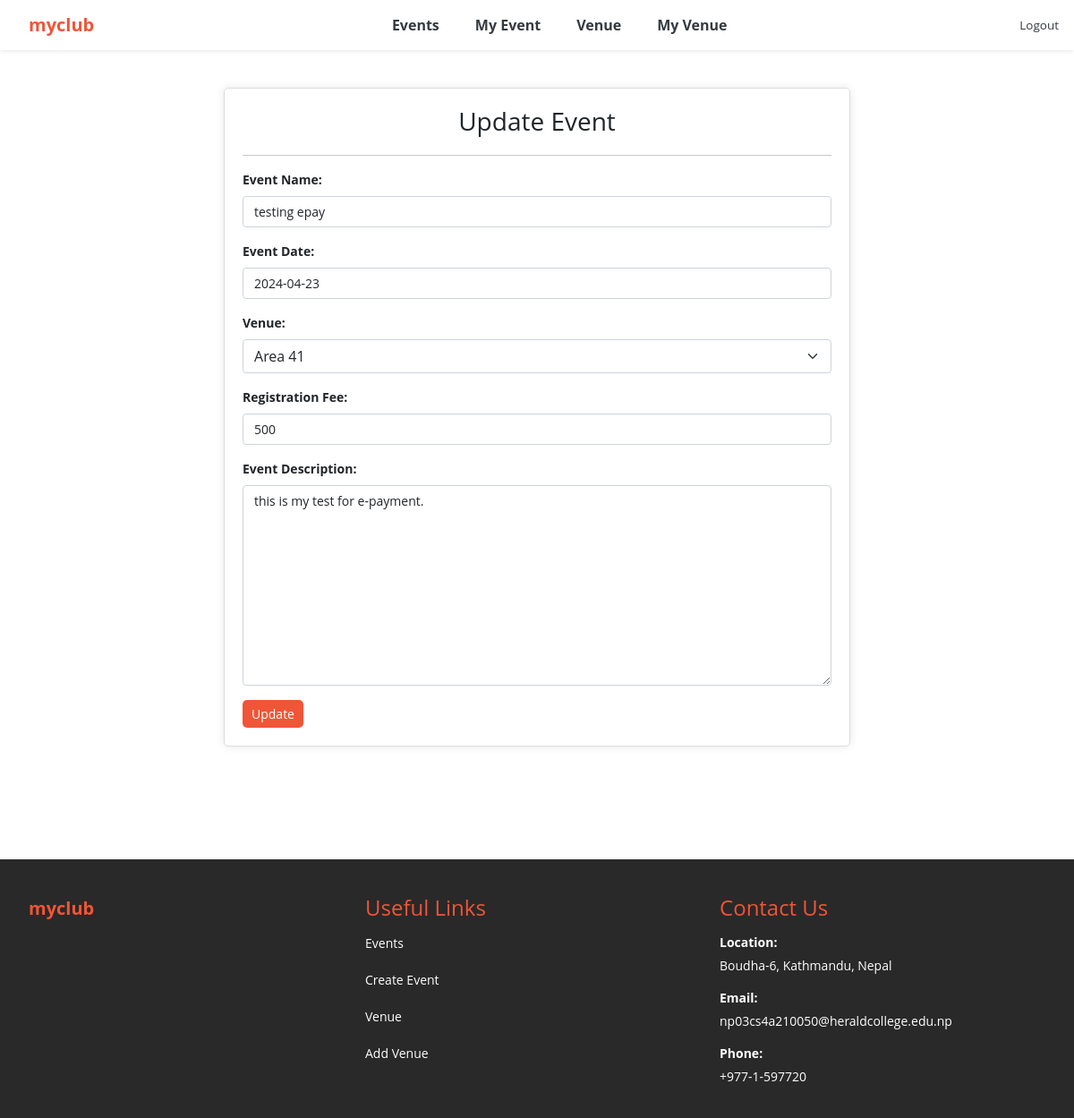
Page /update_event/37 (signed in) on the committed database.
### events/models.py (models this page shows, shortened)
class Event(models.Model):
	name = models.CharField('Event Name', max_length=120)
	event_date = models.DateField('Event Date', blank=False)
	venue = models.ForeignKey(Venue, blank=True, null=True, on_delete=models.CASCADE)
	manager = models.ForeignKey(User, blank=True, null=True, on_delete=models.SET_NULL)
	description = models.TextField(blank=True)
	attendees = models.ManyToManyField(MyClubUser, blank=True)
	registration_fee = models.IntegerField('Registration Fee', default=0)
	class Meta:
		ordering = ['-event_date']

class Venue(models.Model):
	name = models.CharField('Venue Name', max_length=120)
	address = models.CharField(max_length=300)
	zip_code = models.CharField('Zip Code', max_length=15)
	phone = models.CharField('Contact Phone', max_length=25, blank=True)
	web = models.URLField('Website Address', blank=True)
	email_address = models.EmailField('Email Address', blank=True)
	owner = models.IntegerField("Venue Owner", blank=False, default=1)
	venue_description = models.TextField(blank=True)
	venue_image = models.ImageField(null=True, blank=True, upload_to="images/")
	def __str__(self):
		return self.name
	class Meta:
		ordering = ['name']

### events/views.py (the view)
# urls.py: path('update_event/<event_id>', views.update_event, name='update-event'),
def update_event(request, event_id):
	event = Event.objects.get(pk=event_id)
	if request.user.is_superuser:
		form = EventForm(request.POST or None, instance=event)
	else:
		form = EventForm(request.POST or None, instance=event)
	if form.is_valid():
		form.save()
		messages.success(request, ("Your event has been updated"))
		return redirect('my_events')
	return render(request, 'events/update_event.html',
		{'event': event, 'form':form})

### events/forms.py
class EventForm(ModelForm):
	class Meta:
		model = Event
		fields = ('name', 'event_date', 'venue', 'registration_fee', 'description')
		labels = {
			'name': 'Event Name',
			'event_date': 'Event Date',
			'venue': 'Venue',
			'registration_fee': 'Registration Fee',
			'description': 'Event Description',
		}
		widgets = {
			'name': forms.TextInput(attrs={'class':'form-control'}),
			'event_date': forms.TextInput(attrs={'class':'form-control', 'placeholder':'YYYY-MM-DD'}),
			'venue': forms.Select(attrs={'class':'form-select'}),
			'registration_fee': forms.TextInput(attrs={'class': 'form-control'}),
			'description': forms.Textarea(attrs={'class':'form-control'}),
		}

### events/templates/events/update_event.html (shortened to what this page needs)
{% extends 'events/base.html' %}
{% block content %}
	{% if user.is_authenticated %}
		{% if user == event.manager %}
		<br>
		<div class="form-container">
			<div class="heading-container">
	            <h3>Update Event</h3>
	        </div>
			<hr>
			<form action="" class="custom-form" method=POST>
				{{ form.as_p }}
				<input type="submit" value="Update" class="btn btn-custom">
			</form>
		</div>
		<br>
		{% endif %}
	{% else %}
		<h4>Sorry! You must be logged in to view this page</h4>
		<a href="{% url 'login' %}">Login Here</a>
		<br><br><br><br>
		<br><br><br>
	{% endif %}
{% endblock %}

### events/templates/events/base.html (style rules this page uses)
body { font-size: 14px; font-weight: 400; font-family: "Open Sans", sans-serif; background: #FFFFFF; }
label { display: block; margin-bottom: 8px; font-weight: bold; }
.heading-container { text-align: center; margin-bottom: 20px; }
.form-control { font-size: 14px; }
.form-container { max-width: 700px; margin: auto; padding: 20px; border: 1px solid #ddd; border-radius: 5px; box-shadow: 0 0 10px rgba(0, 0, 0, 0.1); }
.custom-form { max-width: 100%; margin: 0 auto; }
.btn-custom { font-size: 14px; color: #FFFFFF; background-color: #f05537; cursor: pointer; padding: 5px 10px; text-decoration: none; border: none; border-radius: 5px; }

### events/templates/events/navbar.html (style rules this page uses)
:root { --bs-primary: #f05537; --bs-orange: #d1410c; }

### rows in the picture
Event: name "testing epay", event_date "2024-04-23", venue "Area 41", registration_fee "500", description "this is my test for e-payment."
